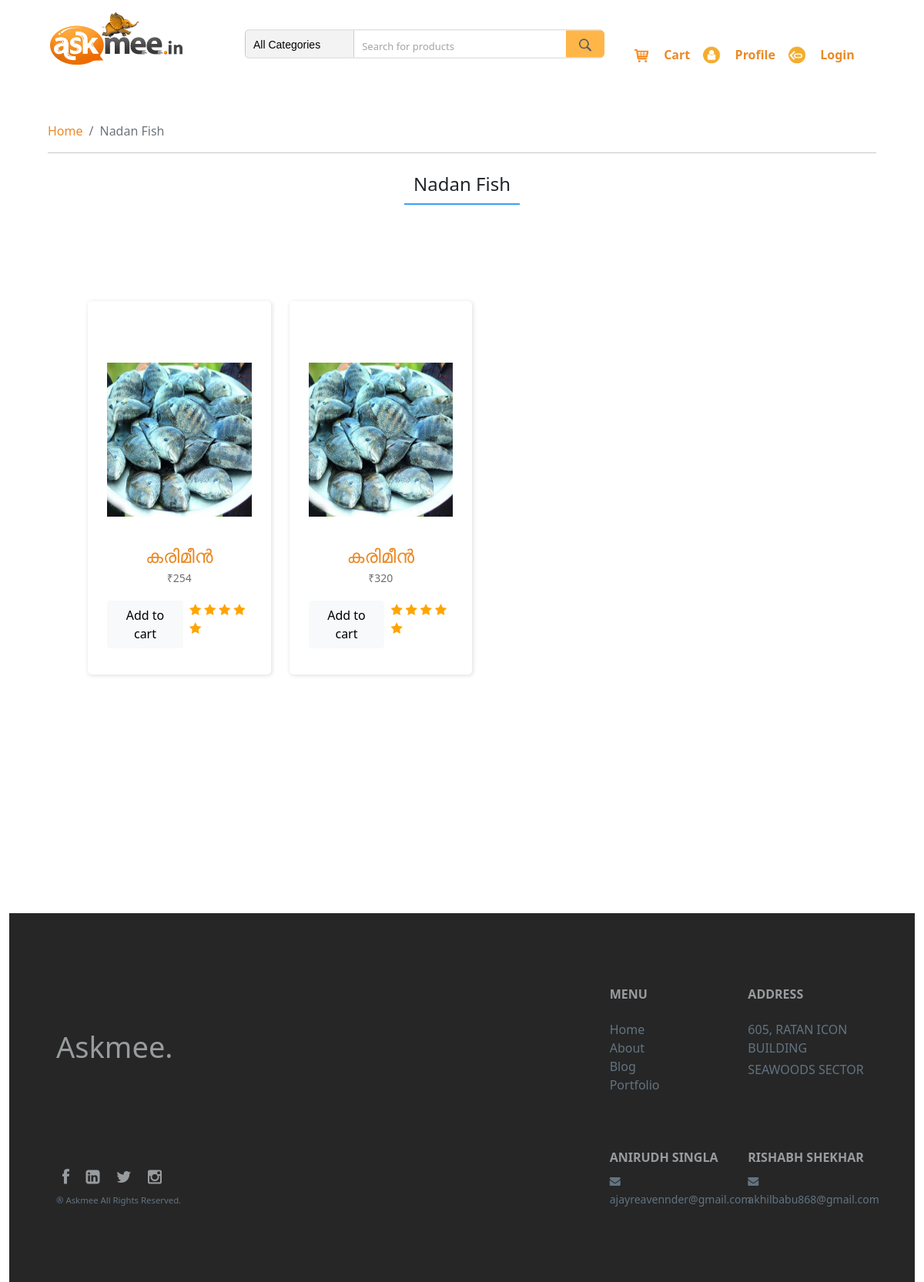
The page /category/view/3 on the database its author committed.
### tables this page shows
CREATE TABLE `as_categories` (
  `c_id` bigint(20) NOT NULL,
  `category_name` varchar(60) NOT NULL,
  `category_url` varchar(255) NOT NULL,
  `c_status` int(3) NOT NULL DEFAULT 1 COMMENT '1 = Active, 0 = Inactive'
);

CREATE TABLE `as_product_master` (
  `id` bigint(20) NOT NULL,
  `product_name` varchar(90) NOT NULL,
  `category_id` bigint(20) NOT NULL
);

CREATE TABLE `as_products` (
  `p_id` bigint(20) NOT NULL,
  `master_product_id` bigint(20) NOT NULL,
  `vendor_id` bigint(20) UNSIGNED NOT NULL,
  `actual_price` float NOT NULL,
  `offer_price` float NOT NULL,
  `description` longtext NOT NULL,
  `quantity` bigint(10) NOT NULL,
  `product_status` int(1) NOT NULL DEFAULT 1 COMMENT '1= Active, 0= Inactive'
);

CREATE TABLE `as_product_images` (
  `id` bigint(20) NOT NULL,
  `product_id` bigint(20) NOT NULL,
  `image_url` varchar(60) NOT NULL
);

### application/controllers/Category.php (called while the page is built, shortened)
<?php
class Category extends CI_Controller {
    function __construct()
    {
        $this->load->model('productlist_model');
    }
    public function view($page){
        $category_products = $this->productlist_model->get_category_data($page);
        $data['products'] = $category_products;
        $this->load->view('templates/header');
		$this->load->view('product_list', $data);
		$this->load->view('templates/footer');
    }
}

### index.php (called while the page is built, shortened)
<?php
require_once BASEPATH.'core/CodeIgniter.php';

### application/models/Productlist_model.php (called while the page is built, shortened)
<?php
class Productlist_model extends CI_Model{
    function get_category_data($c_id){
        $this->db->reset_query();
        $this->db->select('*');
        $this->db->from('as_product_master');
        $this->db->where('as_product_master.category_id', $c_id);
        $this->db->join('as_products', 'master_product_id = id AND product_status = 1', 'left');
        $this->db->select('p_id, product_name, category_id, actual_price, offer_price, description, quantity, product_status, category_name');
        $this->db->join('as_categories', 'c_id = category_id');
        $query = $this->db->get()->result_array();
        if(count($query) > 0){
          foreach($query as $i=>$product) {
            $this->db->where('product_id', $product['p_id']);
            $images_query = $this->db->get('as_product_images')->result_array();
            $query[$i]['product_images'] = $images_query;
          }
        }
        else{
           $this->db->reset_query();
        $this->db->select('*');
        $this->db->where('c_id', $c_id);
        $query_1 = $this->db->get('as_categories')->result_array();
           $query[0]['category_name'] = $query_1[0]['category_name'];
        }
        return $query;
    }
}
?>

### application/views/product_list.php (the view, shortened to what this page needs)
<div class="container-fluid">
        <div class="col-sm-12 col-md-12 col-lg-12 content-area  ">
            <nav aria-label="breadcrumb">
                <ol class="breadcrumb">
                    <li class="breadcrumb-item"><a href="<?php echo base_url(''); ?>">Home</a></li>
                    <li class="breadcrumb-item active" aria-current="page"><?php echo $products[0]['category_name'];  ?></li>
                </ol>
            </nav>
            <hr>
            <h4 class="page-title"><?php echo $products[0]['category_name']; ?></h4>
        </div>
<?php
$count = 0;
?>
        <div class="row product-list">
        <?php
        if(isset($products[0]['p_id'])){
        foreach($products as $product) {
            if($count % 4 == 0){
                echo('<div class="row product-list">');
            }
        ?>
            <div class="col-md-3">
                <div class="bbb_deals">
                    <div class="ribbon ribbon-top-right"></div>
                    <div class="bbb_deals_slider_container">
                        <div class=" bbb_deals_item">
                            <div class="bbb_deals_image"><img
                                    src="<?php echo base_url('./assets/images/newproducts/'.$product['p_id'].'/'.$product['product_images'][0]['image_url']); ?>"
                                    alt="" width=200 height=200></div>
                            <div class="bbb_deals_content">
                                <div class="text-center">
                                    <div class="bbb_deals_item_name">
                                        <a href="<?php echo base_url('product/view/'.$product['p_id']); ?>" class="product-link"> <?php echo $product['product_name']; ?></a>
                                    </div>
                                    <div class="bbb_deals_item_price ml-auto">₹<?php echo $product['offer_price']; ?></div>
                                </div>
                                <div class="available">
                                    <div class="available_line d-flex flex-row justify-content-start">
                                        <a href="#" class="btn btn-light">Add to cart</a>&nbsp;&nbsp;
                                        <div class="sold_stars ml-auto"> <i class="fa fa-star"></i> <i
                                                class="fa fa-star"></i> <i class="fa fa-star"></i> <i
                                                class="fa fa-star"></i> <i class="fa fa-star"></i> </div>
                                    </div>
                                </div>
                            </div>
                        </div>
                    </div>
                </div>
            </div>
            <?php
            $count++;
        }
        }
        ?>
    </div>
    </div>

### assets/assets/css/style.css (style rules this page uses)
.content-area { padding: 50px; }
.page-title { text-align: center; content: ''; width: 150px; display: block; text-align: center; border-bottom: 2px solid #3ba0f4; margin: 15px auto 15px; padding: 10px; }
.ribbon { width: 150px; height: 150px; overflow: hidden; position: absolute }
.ribbon-top-right { top: -10px; right: -10px }
.ribbon-top-right::before, .ribbon-top-right::after { border-top-color: transparent; border-right-color: transparent }
.ribbon-top-right::before { top: 0; left: 17px }
.ribbon-top-right::after { bottom: 17px; right: 0 }
.sold_stars i { color: orange }
div { display: block; position: relative; -webkit-box-sizing: border-box; -moz-box-sizing: border-box; box-sizing: border-box }
.bbb_deals { width: 100%; margin-right: 7%; padding-top: 80px; padding-left: 25px; padding-right: 25px; padding-bottom: 34px; box-shadow: 1px 1px 5px 1px rgba(0, 0, 0, 0.1); border-radius: 5px; margin: 20px 0px; background: #fff; }
.bbb_deals_slider_container { width: 100% }
.bbb_deals_item { width: 100% !important }
.bbb_deals_image { width: 100% }
.bbb_deals_image img { width: 100% }
.bbb_deals_content { margin-top: 33px }
.bbb_deals_item_name { font-size: 24px; font-weight: 400; color: #000000 }
.bbb_deals_item_price { font-size: 14px; font-weight: 500; color: #6d6e73 }
.available { margin-top: 19px }
.product-list { padding: 20px; margin-left: 25px; margin-right: 25px; }
.product-link { text-decoration: none; }
a { text-decoration: none !important; color: #ea8a27; }

### rows shown on the page
as_categories: category_name "Nadan Fish"
as_product_master: as_products.p_id (picture), product_name "കരിമീൻ", as_products.offer_price "254", as_products.offer_price "320"
